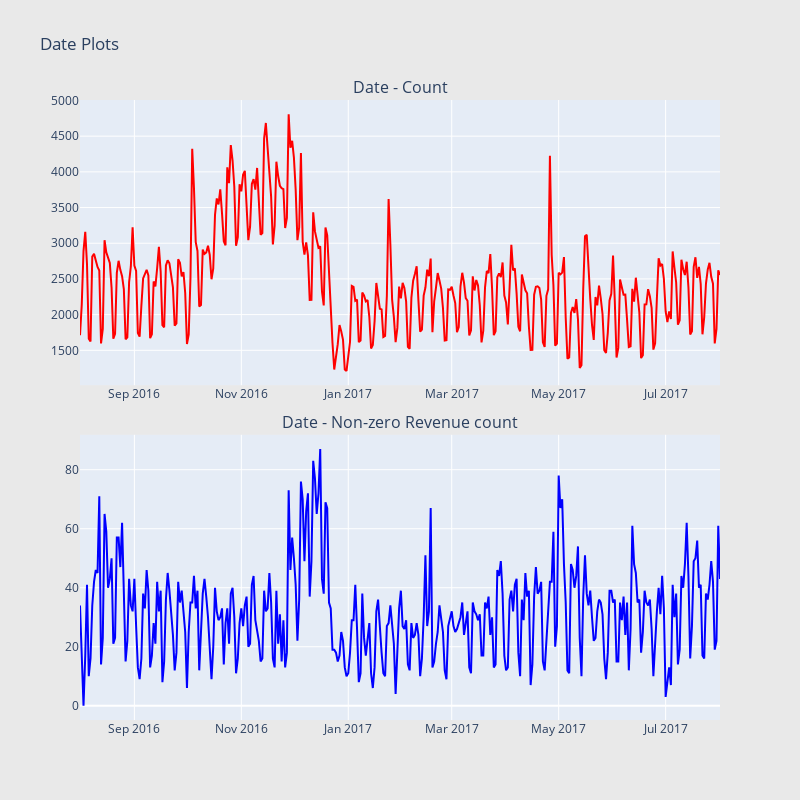

Source (notebook cell):
### Markdown cell above
- 장치 브라우저 배포가 0이 아닌 수익 plot의 갯수와 갯수 모두에서 유사하게 표시됨
- device 카테고리 전면에서 데스크톱은 모바일 기기에 비해 0이 아닌 매출의 비율이 더 높은 것으로 보임
- 장치 운영 체제에서는 윈도우에서 카운트 수가 더 많지만, 수익이 0이 아닌 카운트 수는 Macintosh에서 더 많다.
- 또한 Chrome OS는 0이 아닌 수익의 비율도 더 높다.
- 모바일 OS 측면에서는 iOS가 안드로이드에 비해 0이 아닌 매출의 비율이 더 높다.

### Code cell
# Date Exploration:

import datetime

def scatter_plot(cnt_srs, color):
    trace = go.Scatter(
        x=cnt_srs.index[::-1],
        y=cnt_srs.values[::-1],
        showlegend=False,
        marker=dict(
            color=color,
        ),
    )
    return trace

train_df['date'] = train_df['date'].apply(lambda x: datetime.date(int(str(x)[:4]), int(str(x)[4:6]), int(str(x)[6:])))
cnt_srs = train_df.groupby('date')['totals.transactionRevenue'].agg(['size', 'count'])
cnt_srs.columns = ["count", "count of non-zero revenue"]
cnt_srs = cnt_srs.sort_index()
#cnt_srs.index = cnt_srs.index.astype('str')
trace1 = scatter_plot(cnt_srs["count"], 'red')
trace2 = scatter_plot(cnt_srs["count of non-zero revenue"], 'blue')

fig = tools.make_subplots(rows=2, cols=1, vertical_spacing=0.08,
                          subplot_titles=["Date - Count", "Date - Non-zero Revenue count"])
fig.append_trace(trace1, 1, 1)
fig.append_trace(trace2, 2, 1)
fig['layout'].update(height=800, width=800, paper_bgcolor='rgb(233,233,233)', title="Date Plots")
py.iplot(fig, filename='date-plots')

### Figure 1 — Plotly figure (JSON) as saved in the notebook; plotly's stock layout.template omitted (floating-point values rounded to 4 significant figures; data arrays with more than 128 entries replaced by an {"elided": "..."} marker saying what was removed)
{"data": [{"marker": {"color": "red"}, "showlegend": false, "type": "scatter", "x": {"elided": "366 str values"}, "xaxis": "x", "y": {"elided": "366 int values"}, "yaxis": "y"}, {"marker": {"color": "blue"}, "showlegend": false, "type": "scatter", "x": {"elided": "366 str values"}, "xaxis": "x2", "y": {"elided": "366 int values"}, "yaxis": "y2"}], "layout": {"annotations": [{"font": {"size": 16}, "showarrow": false, "text": "Date - Count", "x": 0.5, "xanchor": "center", "xref": "paper", "y": 1, "yanchor": "bottom", "yref": "paper"}, {"font": {"size": 16}, "showarrow": false, "text": "Date - Non-zero Revenue count", "x": 0.5, "xanchor": "center", "xref": "paper", "y": 0.46, "yanchor": "bottom", "yref": "paper"}], "height": 800, "paper_bgcolor": "rgb(233,233,233)", "title": {"text": "Date Plots"}, "width": 800, "xaxis": {"anchor": "y", "domain": [0, 1]}, "xaxis2": {"anchor": "y2", "domain": [0, 1]}, "yaxis": {"anchor": "x", "domain": [0.54, 1]}, "yaxis2": {"anchor": "x2", "domain": [0, 0.46]}}}
